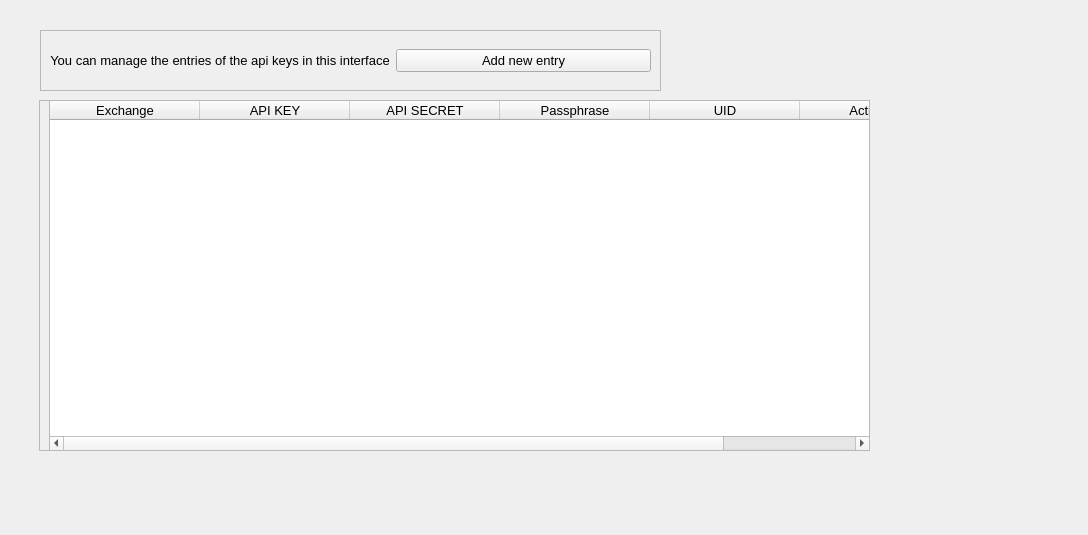
<?xml version="1.0" encoding="UTF-8"?>
<ui version="4.0">
 <class>api_keys_list</class>
 <widget class="QWidget" name="api_keys_list">
  <property name="geometry">
   <rect>
    <x>0</x>
    <y>0</y>
    <width>1088</width>
    <height>535</height>
   </rect>
  </property>
  <property name="windowTitle">
   <string>API Management Interface</string>
  </property>
  <widget class="QFrame" name="frame">
   <property name="geometry">
    <rect>
     <x>39</x>
     <y>100</y>
     <width>831</width>
     <height>351</height>
    </rect>
   </property>
   <property name="frameShape">
    <enum>QFrame::StyledPanel</enum>
   </property>
   <property name="frameShadow">
    <enum>QFrame::Raised</enum>
   </property>
   <widget class="QTableWidget" name="list_apis_table">
    <property name="geometry">
     <rect>
      <x>10</x>
      <y>0</y>
      <width>821</width>
      <height>351</height>
     </rect>
    </property>
    <property name="sizePolicy">
     <sizepolicy hsizetype="Expanding" vsizetype="Expanding">
      <horstretch>0</horstretch>
      <verstretch>0</verstretch>
     </sizepolicy>
    </property>
    <property name="font">
     <font>
      <pointsize>10</pointsize>
     </font>
    </property>
    <property name="frameShape">
     <enum>QFrame::StyledPanel</enum>
    </property>
    <property name="frameShadow">
     <enum>QFrame::Sunken</enum>
    </property>
    <property name="editTriggers">
     <set>QAbstractItemView::NoEditTriggers</set>
    </property>
    <property name="dragEnabled">
     <bool>true</bool>
    </property>
    <property name="alternatingRowColors">
     <bool>true</bool>
    </property>
    <property name="gridStyle">
     <enum>Qt::DashLine</enum>
    </property>
    <property name="sortingEnabled">
     <bool>true</bool>
    </property>
    <property name="rowCount">
     <number>0</number>
    </property>
    <attribute name="horizontalHeaderCascadingSectionResizes">
     <bool>false</bool>
    </attribute>
    <attribute name="horizontalHeaderDefaultSectionSize">
     <number>150</number>
    </attribute>
    <attribute name="horizontalHeaderShowSortIndicator" stdset="0">
     <bool>true</bool>
    </attribute>
    <attribute name="horizontalHeaderStretchLastSection">
     <bool>false</bool>
    </attribute>
    <column>
     <property name="text">
      <string>Exchange</string>
     </property>
    </column>
    <column>
     <property name="text">
      <string>API KEY</string>
     </property>
    </column>
    <column>
     <property name="text">
      <string>API SECRET</string>
     </property>
    </column>
    <column>
     <property name="text">
      <string>Passphrase</string>
     </property>
    </column>
    <column>
     <property name="text">
      <string>UID</string>
     </property>
    </column>
    <column>
     <property name="text">
      <string>Action(s)</string>
     </property>
    </column>
   </widget>
  </widget>
  <widget class="QFrame" name="frame_2">
   <property name="geometry">
    <rect>
     <x>40</x>
     <y>30</y>
     <width>621</width>
     <height>61</height>
    </rect>
   </property>
   <property name="frameShape">
    <enum>QFrame::StyledPanel</enum>
   </property>
   <property name="frameShadow">
    <enum>QFrame::Raised</enum>
   </property>
   <layout class="QHBoxLayout" name="horizontalLayout">
    <item>
     <widget class="QLabel" name="label">
      <property name="font">
       <font>
        <pointsize>10</pointsize>
       </font>
      </property>
      <property name="text">
       <string>You can manage the entries of the api keys in this interface</string>
      </property>
      <property name="alignment">
       <set>Qt::AlignCenter</set>
      </property>
      <property name="wordWrap">
       <bool>false</bool>
      </property>
     </widget>
    </item>
    <item>
     <widget class="QPushButton" name="add_new_api">
      <property name="font">
       <font>
        <pointsize>10</pointsize>
       </font>
      </property>
      <property name="text">
       <string>Add new entry</string>
      </property>
      <property name="icon">
       <iconset>
        <normaloff>../assets/new.svg</normaloff>../assets/new.svg</iconset>
      </property>
      <property name="iconSize">
       <size>
        <width>28</width>
        <height>28</height>
       </size>
      </property>
     </widget>
    </item>
   </layout>
  </widget>
 </widget>
 <resources/>
 <connections/>
</ui>
